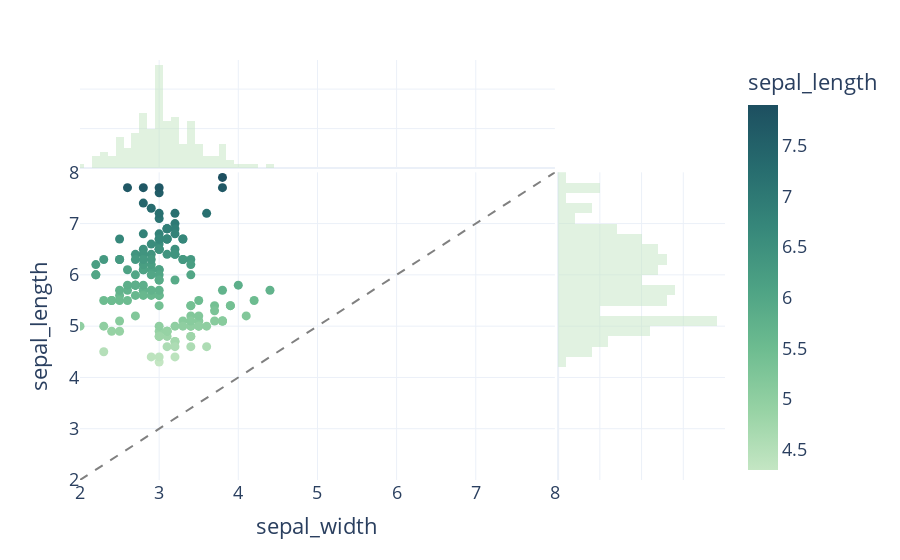

The notebook cell saved with this chart:
### Markdown cell above
Add diagonal line manually.

### Code cell
fig = px.scatter(iris, x="sepal_width", y="sepal_length", color="sepal_length", marginal_y="histogram", marginal_x="histogram", range_x=[2, 8], range_y=[2, 8])
fig.update_traces(selector=dict(type="histogram"), nbinsx=40, nbinsy=20)
fig.add_shape(type="line", x0=2, y0=2, x1=8, y1=8, line_color="grey", line_dash="dash")
#fig.update_layout(shapes = [{'type': 'line', 'yref': 'paper', 'xref': 'paper', 'y0': 0, 'y1': 1, 'x0': 0, 'x1': 1}])
fig.show(config={'displaylogo': False})

### Figure 1 — Plotly figure (JSON) as saved in the notebook; plotly's stock layout.template omitted (floating-point values rounded to 4 significant figures; data arrays with more than 128 entries replaced by an {"elided": "..."} marker saying what was removed)
{"data": [{"hovertemplate": "sepal_width=%{x}<br>sepal_length=%{marker.color}<extra></extra>", "legendgroup": "", "marker": {"color": {"elided": "150 float values"}, "coloraxis": "coloraxis", "symbol": "circle"}, "mode": "markers", "name": "", "orientation": "v", "showlegend": false, "type": "scatter", "x": {"elided": "150 float values"}, "xaxis": "x", "y": {"elided": "150 float values"}, "yaxis": "y"}, {"alignmentgroup": "True", "bingroup": "x", "hovertemplate": "sepal_width=%{x}<br>count=%{y}<extra></extra>", "legendgroup": "", "marker": {"color": "rgb(196, 230, 195)"}, "name": "", "nbinsx": 40, "nbinsy": 20, "offsetgroup": "", "opacity": 0.5, "showlegend": false, "type": "histogram", "x": {"elided": "150 float values"}, "xaxis": "x3", "yaxis": "y3"}, {"alignmentgroup": "True", "bingroup": "y", "hovertemplate": "sepal_length=%{y}<br>count=%{x}<extra></extra>", "legendgroup": "", "marker": {"color": "rgb(196, 230, 195)"}, "name": "", "nbinsx": 40, "nbinsy": 20, "offsetgroup": "", "opacity": 0.5, "showlegend": false, "type": "histogram", "xaxis": "x2", "y": {"elided": "150 float values"}, "yaxis": "y2"}], "layout": {"barmode": "overlay", "coloraxis": {"colorbar": {"title": {"text": "sepal_length"}}, "colorscale": [[0, "rgb(196, 230, 195)"], [0.1667, "rgb(150, 210, 164)"], [0.3333, "rgb(109, 188, 144)"], [0.5, "rgb(77, 162, 132)"], [0.6667, "rgb(54, 135, 122)"], [0.8333, "rgb(38, 107, 110)"], [1, "rgb(29, 79, 96)"]]}, "legend": {"tracegroupgap": 0}, "margin": {"t": 60}, "shapes": [{"line": {"color": "grey", "dash": "dash"}, "type": "line", "x0": 2, "x1": 8, "y0": 2, "y1": 8}], "xaxis": {"anchor": "y", "domain": [0, 0.7363], "range": [2, 8], "title": {"text": "sepal_width"}}, "xaxis2": {"anchor": "y2", "domain": [0.7413, 1], "matches": "x2", "showgrid": true, "showline": false, "showticklabels": false, "ticks": ""}, "xaxis3": {"anchor": "y3", "domain": [0, 0.7363], "matches": "x", "showgrid": true, "showticklabels": false}, "xaxis4": {"anchor": "y4", "domain": [0.7413, 1], "matches": "x2", "showgrid": true, "showline": false, "showticklabels": false, "ticks": ""}, "yaxis": {"anchor": "x", "domain": [0, 0.7326], "range": [2, 8], "title": {"text": "sepal_length"}}, "yaxis2": {"anchor": "x2", "domain": [0, 0.7326], "matches": "y", "showgrid": true, "showticklabels": false}, "yaxis3": {"anchor": "x3", "domain": [0.7426, 1], "matches": "y3", "showgrid": true, "showline": false, "showticklabels": false, "ticks": ""}, "yaxis4": {"anchor": "x4", "domain": [0.7426, 1], "matches": "y3", "showgrid": true, "showline": false, "showticklabels": false, "ticks": ""}}}
